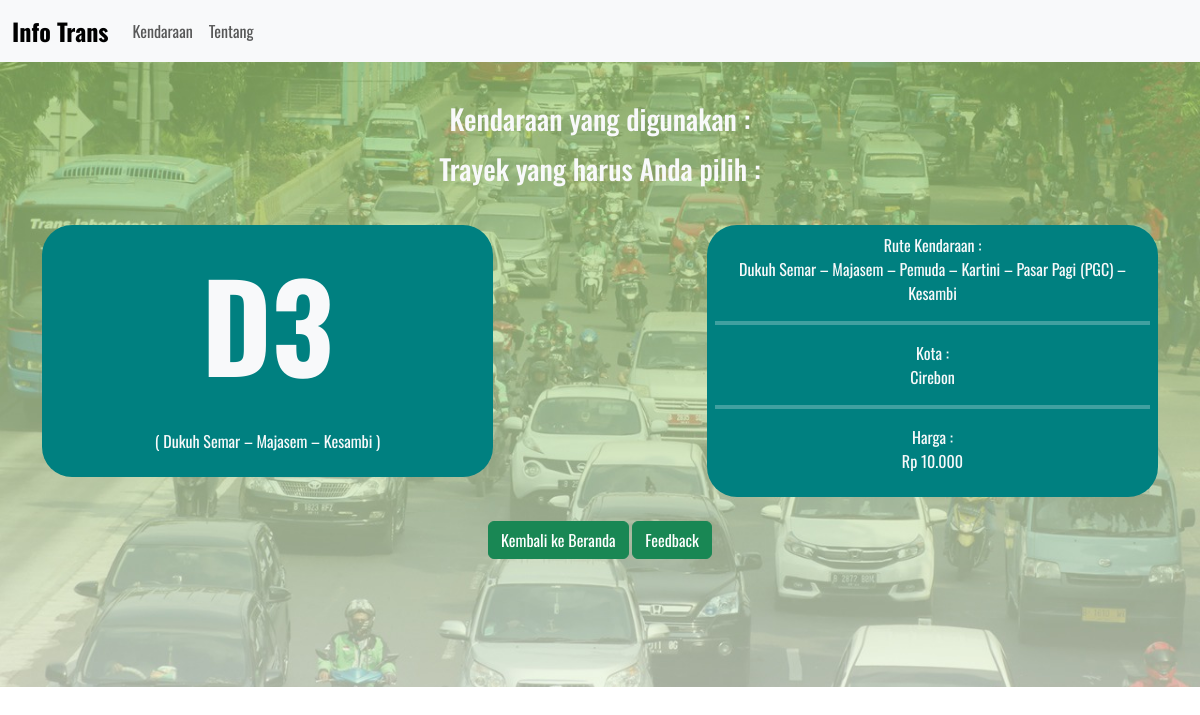
Page /hasil.php?loktujuan=D3 on the committed database.
### tables this page shows
CREATE TABLE `data_angkot` (
  `no` int(11) NOT NULL,
  `id_angkot` varchar(100) NOT NULL,
  `jurusan` varchar(100) NOT NULL,
  `rute` varchar(400) NOT NULL,
  `kota` text NOT NULL,
  `harga` int(50) NOT NULL
);

### hasil.php (the view, shortened to what this page needs)
<?php include 'koneksi.php';
  $id = $_GET['loktujuan'];
  $result = mysqli_query($koneksi, "SELECT * FROM data_angkot WHERE id_angkot = '$id'");
  $nilai = mysqli_fetch_assoc($result);
?>
<!DOCTYPE html>
<html lang="en" dir="ltr">
  <head>
    <link rel="stylesheet" href="asset/css/bootstrap.css">
  </head>
  <body>
    <nav class="navbar navbar-expand-lg navbar-light bg-light">
      <div class="container-fluid">
        <a class="navbar-brand" href="index.php" style="font-weight:bold;">Info Trans</a>
        <div class="collapse navbar-collapse" id="navbarNav">
          <ul class="navbar-nav">
            <li class="nav-item">
              <a class="nav-link" href="info.php?rute=">Kendaraan</a>
            </li>
            <li class="nav-item">
              <a class="nav-link" href="tentang.html">Tentang</a>
            </li>
          </ul>
        </div>
      </div>
    </nav>
    <div class="jumbotron jumbotron-fluid">
      <div class="container text-center pt-4 text-light">
        <h3 class="m-3">Kendaraan yang digunakan : <?php echo $_GET['kendaraan']; ?></h3>
        <h3 class="m-3">Trayek yang harus Anda pilih : </h3><br>
        <div class="row">
          <div class="col-sm-5">
            <div class="container backgroundhasil mb-4 p-2">
              <p class="idangkot"><?php echo $nilai['id_angkot'] ?></p>
              <p>( <?php echo $nilai['jurusan'] ?> )</p>
            </div>
          </div>
          <div class="col-sm"></div>
          <div class="col-sm-5">
            <div class="container backgroundhasil mb-4 p-2">
              <p>Rute Kendaraan : <br><?php echo $nilai['rute'] ?></p>
              <hr style="border : 2px solid white;">
              <p>Kota : <br><?php echo $nilai['kota'] ?></p>
              <hr style="border : 2px solid white;">
              <p>Harga : <br>Rp <?php echo number_format($nilai['harga'], 0, ',', '.') ?></p>
            </div>
          </div>
        </div>
        <a href="index.php" class="btn btn-success">Kembali ke Beranda</a>
        <a href="feedback.php" class="btn btn-success">Feedback</a><br><br>
      </div>
    </div>
  </body>
</html>

### hasil.php (style rules this page uses)
html { scroll-behavior: smooth; }
* { font-family: oswald; }
.navbar-brand { font-size:1.5rem !important; }
.jumbotron { background-image: url(asset/img/background.jpeg); background-size: cover; height: 720px; }
.backgroundhasil { background: #008080; border-radius: 30px; }
.idangkot { font-size: 120px; font-weight: bold; }
@media (min-width: 992px) { .jumbotron { height: 625px; } }

### rows in the picture
data_angkot: id_angkot "D3", jurusan "Dukuh Semar – Majasem – Kesambi", rute "Dukuh Semar – Majasem – Pemuda – Kartini – Pasar Pagi (PGC) – Kesambi", kota "Cirebon", harga "10.000"
